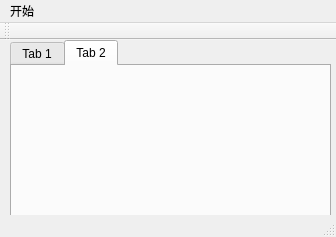
<?xml version="1.0" encoding="UTF-8"?>
<ui version="4.0">
 <class>MainWindow</class>
 <widget class="QMainWindow" name="MainWindow">
  <property name="geometry">
   <rect>
    <x>0</x>
    <y>0</y>
    <width>336</width>
    <height>237</height>
   </rect>
  </property>
  <property name="windowTitle">
   <string>MainWindow</string>
  </property>
  <widget class="QWidget" name="centralWidget">
   <widget class="QTabWidget" name="tabWidget">
    <property name="geometry">
     <rect>
      <x>10</x>
      <y>0</y>
      <width>321</width>
      <height>181</height>
     </rect>
    </property>
    <property name="minimumSize">
     <size>
      <width>271</width>
      <height>111</height>
     </size>
    </property>
    <property name="currentIndex">
     <number>1</number>
    </property>
    <widget class="QWidget" name="tab">
     <attribute name="title">
      <string>Tab 1</string>
     </attribute>
     <widget class="QCustomPlot" name="widget" native="true">
      <property name="geometry">
       <rect>
        <x>6</x>
        <y>26</y>
        <width>301</width>
        <height>121</height>
       </rect>
      </property>
     </widget>
    </widget>
    <widget class="QWidget" name="tab_2">
     <attribute name="title">
      <string>Tab 2</string>
     </attribute>
    </widget>
   </widget>
  </widget>
  <widget class="QMenuBar" name="menuBar">
   <property name="geometry">
    <rect>
     <x>0</x>
     <y>0</y>
     <width>336</width>
     <height>17</height>
    </rect>
   </property>
   <widget class="QMenu" name="menu2312">
    <property name="title">
     <string>开始</string>
    </property>
   </widget>
   <addaction name="menu2312"/>
  </widget>
  <widget class="QToolBar" name="mainToolBar">
   <attribute name="toolBarArea">
    <enum>TopToolBarArea</enum>
   </attribute>
   <attribute name="toolBarBreak">
    <bool>false</bool>
   </attribute>
  </widget>
  <widget class="QStatusBar" name="statusBar"/>
 </widget>
 <layoutdefault spacing="6" margin="11"/>
 <customwidgets>
  <customwidget>
   <class>QCustomPlot</class>
   <extends>QWidget</extends>
   <header>QCustomPlot/qcustomplot.h</header>
   <container>1</container>
  </customwidget>
 </customwidgets>
 <resources/>
 <connections/>
</ui>
